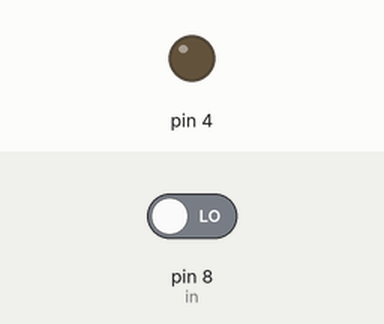
Recording of a sketch running on a simulated Arduino Uno, built with avr-gcc and run on an emulated ATmega328P. Shown: output pins drawn as LEDs (lit = HIGH). The test bench sets the inputs (shaded band); at power-on: pin 8 (in) LOW.

Above: at 1.2 s.
1.3 s: pin 8 (in) driven HIGH
At 1.6 s:
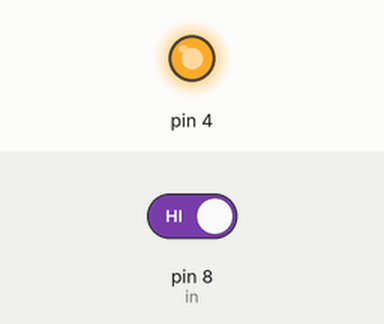
2.8 s: pin 8 (in) driven LOW
At 4.0 s:
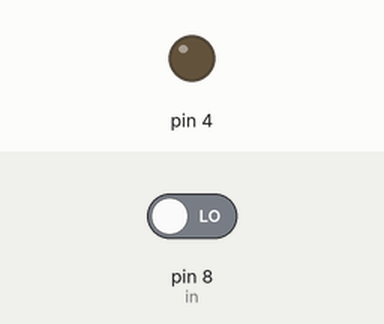
Timing chart, 0 to 5.8 s (numbered marks = the images above; inputs shaded):
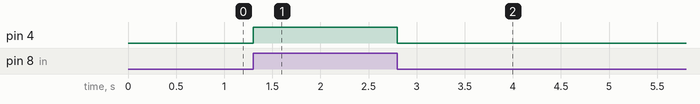

The sketch:

Lab2Postlab.ino
```cpp
const int in=8;

void setup() {
  // put your setup code here, to run once:
Serial.begin(115200);
pinMode(in,INPUT);
pinMode(4,OUTPUT);

}

void loop() {
  // put your main code here, to run repeatedly:
if(digitalRead(in)==HIGH)
digitalWrite(4,HIGH);
else
digitalWrite(4,LOW);
}
```

Measured:
- after the input at 1.3 s, pin 4: LOW → HIGH at once
- after the input at 2.8 s, pin 4: HIGH → LOW at once
